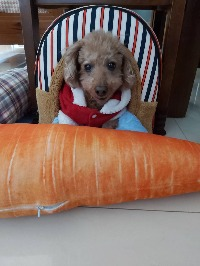
#> input picture test_original.jpg, 200 x 266 px
$ python gf.py
#> lines starting #> are read from the running program, lines starting #| are printed output that depends on the picture
import numpy as np
import scipy as sp
import scipy.ndimage
import imageio
from scipy.spatial.distance import cdist
import cv2
def box(img, r):
    """ O(1) box filter
        img - >= 2d image
        r   - radius of box filter
    """
    (rows, cols) = img.shape[:2]
    imDst = np.zeros_like(img)


    tile = [1] * img.ndim
    tile[0] = r
    imCum = np.cumsum(img, 0)
    imDst[0:r+1, :, ...] = imCum[r:2*r+1, :, ...]
    imDst[r+1:rows-r, :, ...] = imCum[2*r+1:rows, :, ...] - imCum[0:rows-2*r-1, :, ...]
    imDst[rows-r:rows, :, ...] = np.tile(imCum[rows-1:rows, :, ...], tile) - imCum[rows-2*r-1:rows-r-1, :, ...]

    tile = [1] * img.ndim
    tile[1] = r
    imCum = np.cumsum(imDst, 1)
    imDst[:, 0:r+1, ...] = imCum[:, r:2*r+1, ...]
    imDst[:, r+1:cols-r, ...] = imCum[:, 2*r+1 : cols, ...] - imCum[:, 0 : cols-2*r-1, ...]
    imDst[:, cols-r: cols, ...] = np.tile(imCum[:, cols-1:cols, ...], tile) - imCum[:, cols-2*r-1 : cols-r-1, ...]

    return imDst

def _gf_color(I, p, r, eps, s=None):
    """ Color guided filter
    I - guide image (rgb)
    p - filtering input (single channel)
    r - window radius
    eps - regularization (roughly, variance of non-edge noise)
    s - subsampling factor for fast guided filter
    """
    fullI = I
    fullP = p
    if s is not None:
        I = sp.ndimage.zoom(fullI, [1/s, 1/s, 1], order=1)
        p = sp.ndimage.zoom(fullP, [1/s, 1/s], order=1)
        r = round(r / s)

    h, w = p.shape[:2]
    N = box(np.ones((h, w)), r)

    mI_r = box(I[:,:,0], r) / N
    mI_g = box(I[:,:,1], r) / N
    mI_b = box(I[:,:,2], r) / N

    mP = box(p, r) / N

    # mean of I * p
    mIp_r = box(I[:,:,0]*p, r) / N
    mIp_g = box(I[:,:,1]*p, r) / N
    mIp_b = box(I[:,:,2]*p, r) / N

    # per-patch covariance of (I, p)
    covIp_r = mIp_r - mI_r * mP
    covIp_g = mIp_g - mI_g * mP
    covIp_b = mIp_b - mI_b * mP

    # symmetric covariance matrix of I in each patch:
    #       rr rg rb
    #       rg gg gb
    #       rb gb bb
    var_I_rr = box(I[:,:,0] * I[:,:,0], r) / N - mI_r * mI_r;
    var_I_rg = box(I[:,:,0] * I[:,:,1], r) / N - mI_r * mI_g;
    var_I_rb = box(I[:,:,0] * I[:,:,2], r) / N - mI_r * mI_b;

    var_I_gg = box(I[:,:,1] * I[:,:,1], r) / N - mI_g * mI_g;
    var_I_gb = box(I[:,:,1] * I[:,:,2], r) / N - mI_g * mI_b;

    var_I_bb = box(I[:,:,2] * I[:,:,2], r) / N - mI_b * mI_b;

    a = np.zeros((h, w, 3))
    for i in range(h):
        for j in range(w):
            sig = np.array([
                [var_I_rr[i,j], var_I_rg[i,j], var_I_rb[i,j]],
                [var_I_rg[i,j], var_I_gg[i,j], var_I_gb[i,j]],
                [var_I_rb[i,j], var_I_gb[i,j], var_I_bb[i,j]]
            ])
            covIp = np.array([covIp_r[i,j], covIp_g[i,j], covIp_b[i,j]])
            a[i,j,:] = np.linalg.solve(sig + eps * np.eye(3), covIp)

    b = mP - a[:,:,0] * mI_r - a[:,:,1] * mI_g - a[:,:,2] * mI_b

    meanA = box(a, r) / N[...,np.newaxis]
    meanB = box(b, r) / N

    if s is not None:
        meanA = sp.ndimage.zoom(meanA, [s, s, 1], order=1)
        meanB = sp.ndimage.zoom(meanB, [s, s], order=1)
    if len(meanA)==len(fullI):
        q = np.sum(meanA * fullI, axis=2) + meanB
    else:
        q = np.sum(meanA[:min(len(meanA),len(fullI))] * fullI[:min(len(meanA),len(fullI))], axis=2) + meanB[:min(len(meanA),len(fullI))]

    return q


# [41 lines left out: function _gf_gray, not called in this run]


def _gf_colorgray(I, p, r, eps, s=None):
    """ automatically choose color or gray guided filter based on I's shape """
    if I.ndim == 2 or I.shape[2] == 1:
        return _gf_gray(I, p, r, eps, s)
    elif I.ndim == 3 and I.shape[2] == 3:
        return _gf_color(I, p, r, eps, s)
    else:
        print("Invalid guide dimensions:", I.shape)


def guided_filter(I, p, r, eps, s=None):
    """ run a guided filter per-channel on filtering input p
        I - guide image (1 or 3 channel)
        p - filter input (n channel)
        r - window raidus
        eps - regularization (roughly, allowable variance of non-edge noise)
        s - subsampling factor for fast guided filter
    """
    if p.ndim == 2:
        p3 = p[:,:,np.newaxis]
    else:
        p3 = p
    out = np.zeros_like(p3)
    for ch in range(p3.shape[2]):
        tmp = _gf_colorgray(I, p3[:,:,ch], r, eps, s)
        out[:len(tmp),:,ch] = tmp
    return np.squeeze(out) if p.ndim == 2 else out

##Spectral convolution##
def calc_degree_matrix_norm(a):
    return np.power(a.sum(axis=1)+1e-5,-0.5)

def create_graph_lapl_norm(img):
    print("img size:",img.shape)
    h,w,c = img.shape
    L_norm = np.zeros((w*h,w*h,c))
    for ch in range(c):
        #create adjancency matrix: a
        col,row = np.meshgrid(np.arange(w),np.arange(h))
        coord = np.stack((col,row),axis=2).reshape(-1,2)/(img.shape[0]*img.shape[1])
        dist = cdist(coord,coord)
        sigma = 0.005 * np.pi
        #kernel function for adjancency matrix
        a = np.exp(-dist/sigma**2)
        a[a<0.05] = 0
        for i in range(a.shape[0]):
             for j in range(a.shape[1]):
                if a[i,j]>0:
                    a[i,j] = img[i//w][i%w][ch] * img[j//w][j%w][ch] * a[i,j]
        a +=  np.eye(a.shape[-1])
        D_norm = calc_degree_matrix_norm(a)
        tmp = D_norm.reshape(-1,1)*a*D_norm.reshape(1,-1)
        L_norm[:,:,ch] = tmp
    return L_norm

def test_gf():
    test = imageio.imread('test_original.jpg').astype(np.float32) / 255
    test_ds = cv2.resize(test,(50,67))
    r = 2
    eps = 0.001
    test_L = np.zeros((test.shape[0],test.shape[1],test.shape[2]))
    test_smoothed_L = np.zeros((test.shape[0],test.shape[1],test.shape[2]))
    L = create_graph_lapl_norm(test_ds)
#| img size: (67, 50, 3)
#> after the loop in create_graph_lapl_norm, `for ch in range(c):`:
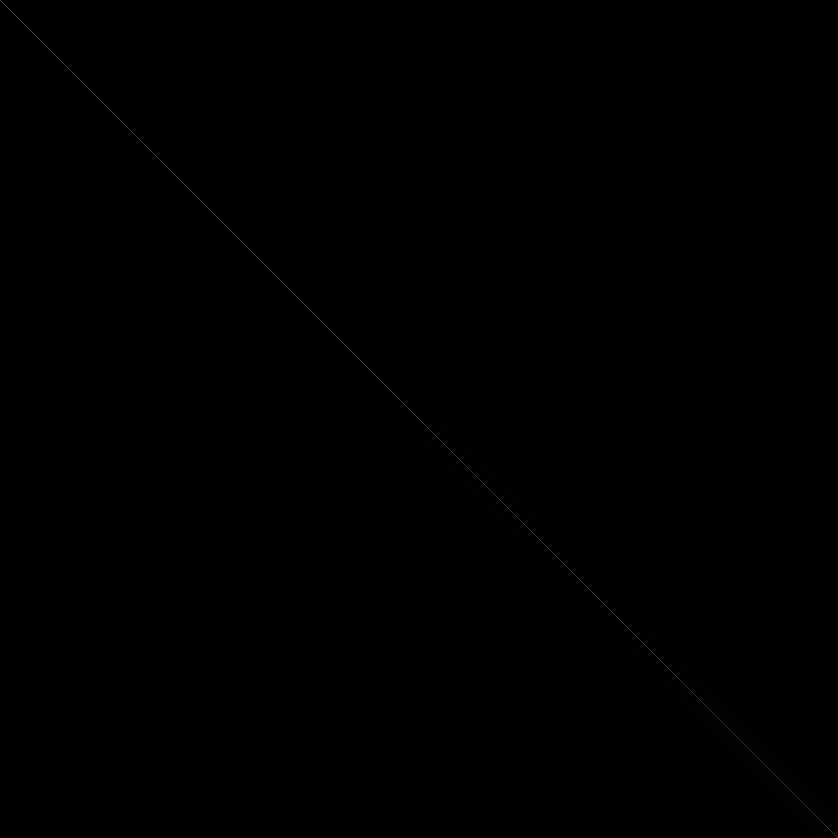
#> L_norm: shape (3350, 3350, 3) float64 (shown at 1/4 size); mean R, G, B 0.000298, 0.000298, 0.000298

    for ch in range(test.shape[2]):
        tmp = np.matmul(L[:,:,ch],test_ds[:,:,ch].reshape(-1,1)).reshape(test_ds.shape[0],-1)
        #print(tmp.shape,test_L[:,:,ch].shape,cv2.resize(tmp,(test.shape[1],test.shape[0])).shape)
        test_L[:,:,ch] = cv2.resize(tmp,(test.shape[1],test.shape[0]))
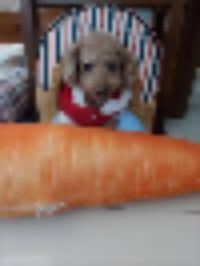
#> test_L: shape (266, 200, 3) float64; mean R, G, B 0.512, 0.417, 0.377
    test_L_smoothed = guided_filter(test_L, test, r, eps)
#> the loop in guided_filter, `for ch in range(p3.shape[2]):` made 3 passes
#> pass 1, in box (call 2), `imCum = np.cumsum(img, 0)`:
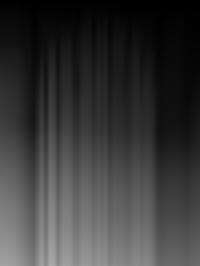
#> imCum: shape (266, 200) float64; min 0.0766, max 171.3, mean 57.7
#> pass 1, in box (call 2), `imCum = np.cumsum(imDst, 1)`:
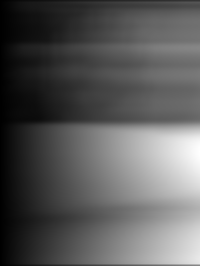
#> imCum: shape (266, 200) float64; min 1.52, max 770.1, mean 273.8; drawn with min black and max white
#> pass 1, in _gf_color, `mI_r = box(I[:,:,0], r) / N`:
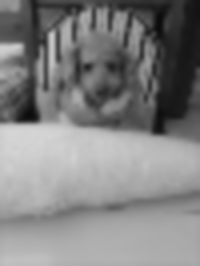
#> mI_r: shape (266, 200) float64; min 0.0394, max 0.838, mean 0.512
#> after the loop in guided_filter, `for ch in range(p3.shape[2]):`:
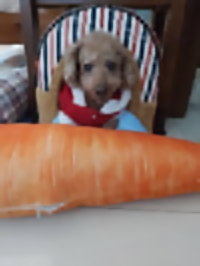
#> out: shape (266, 200, 3) float32; mean R, G, B 0.511, 0.415, 0.375; drawn with min black and max white
    test_smoothed = cv2.resize(guided_filter(test_ds, test_ds, r, eps),(test.shape[1],test.shape[0]))
    test_smoothed_ds = cv2.resize(test_smoothed,(50,67))
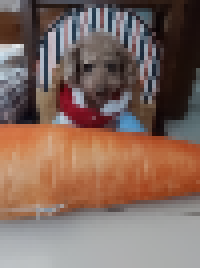
#> test_smoothed_ds: shape (67, 50, 3) float32 (shown 4 times larger); mean R, G, B 0.511, 0.415, 0.376
    L_L = create_graph_lapl_norm(test_smoothed_ds)
#| img size: (67, 50, 3)
    for ch in range(test.shape[2]):
        tmp = np.matmul(L_L[:,:,ch],test_smoothed_ds[:,:,ch].reshape(-1,1)).reshape(test_ds.shape[0],-1)
        test_smoothed_L[:,:,ch] = cv2.resize(tmp,(test.shape[1],test.shape[0]))
#> (the run stopped early here; a loop or call above may not have finished)
